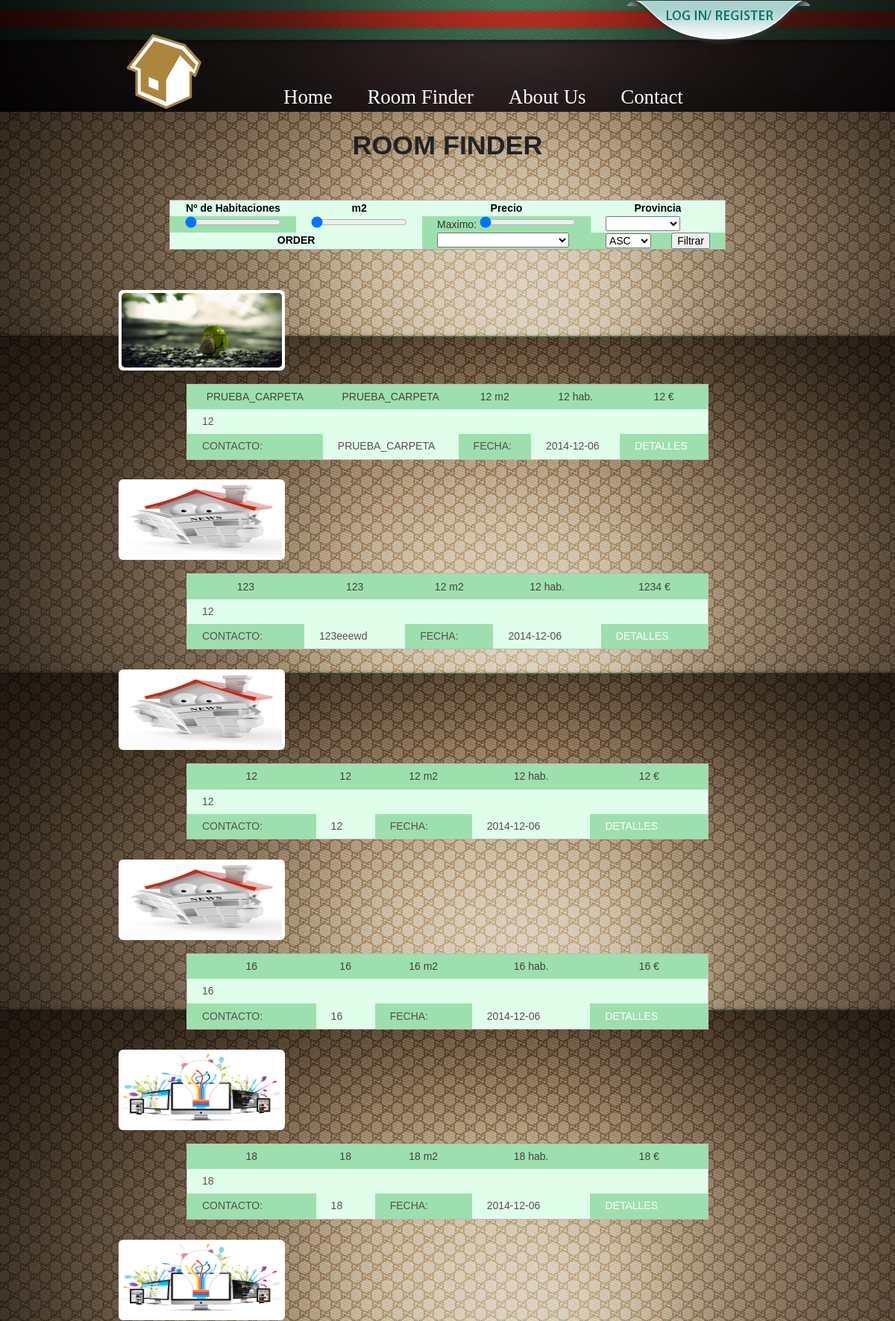
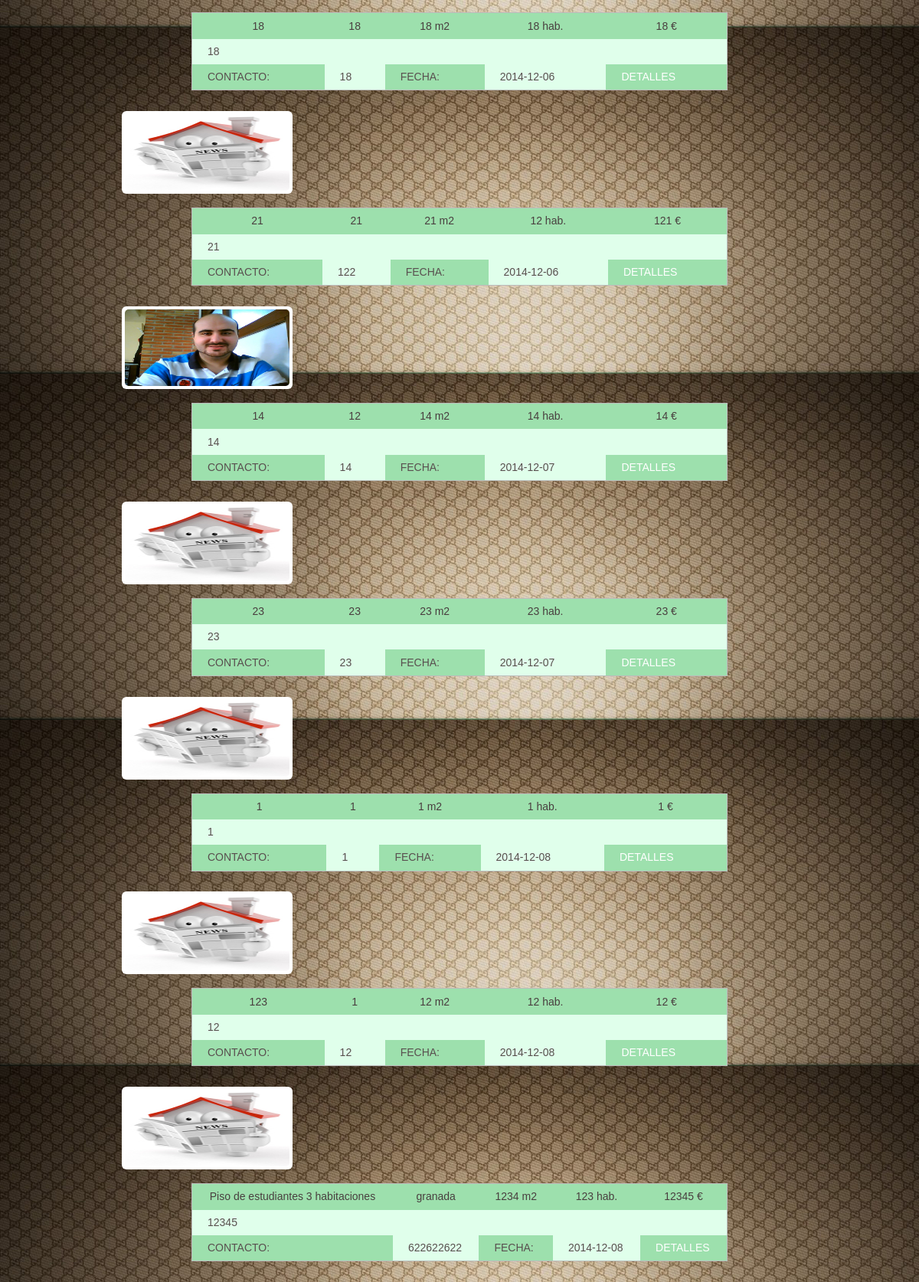
The page / on the database its author committed (2 pictures, top to bottom).
### tables this page shows
CREATE TABLE IF NOT EXISTS `inmobiliaria` (
`id` int(11) NOT NULL,
  `fecha_alta` date NOT NULL,
  `nombre_vivienda` varchar(160) NOT NULL,
  `provincia` varchar(30) NOT NULL,
  `direccion` varchar(60) NOT NULL,
  `telefono` varchar(20) DEFAULT NULL,
  `mail` varchar(60) NOT NULL,
  `tipo` enum('alquiler','venta') NOT NULL DEFAULT 'alquiler',
  `precio` int(11) NOT NULL,
  `m2` int(11) DEFAULT NULL,
  `n_hab` smallint(1) DEFAULT NULL,
  `descripcion` varchar(200) DEFAULT NULL
);

### clases/Leer.php (called while the page is built, shortened)
<?php
class Leer {
    public static function get($param, $filtrar=true) {
        if (isset($_GET[$param])) {
            $v = $_GET[$param];
            if (is_array($v)) {
                return Leer::leerArray($v);
            } else {
                if($filtrar)
                    return Leer::limpiar($v);
                else
                    return $v;
            }
        } else {
            return null;
        }
    }
}

### clases/ModeloInmobiliaria.php (called while the page is built, shortened)
<?php
class ModeloInmobiliaria {
    private $bd = null;
    private $tabla = "inmobiliaria";
    function __construct(BaseDatos $bd) {
        $this->bd = $bd;
    }
    function getList($condicion = "1=1", $parametros = array(), $orderBy = "1") {
        $list = array();
        $sql = "SELECT * FROM $this->tabla WHERE $condicion order by $orderBy";
        $result = $this->bd->setConsulta($sql, $parametros);
        if ($result) {
            while ($fila = $this->bd->getFila()) {
                $inmobiliaria = new Inmobiliaria();
                $inmobiliaria->set($fila);
                $list[] = $inmobiliaria;
            }
            return $list;
        }
        return null;
    }
}
?>

### clases/BaseDatos.php (called while the page is built, shortened)
<?php
class BaseDatos {
    private $conexion;
    private $sentencia;
    function __construct() {
        try {
            $this->conexion = new PDO('mysql:host=' . Configuracion::SERVIDOR . ';dbname=' . Configuracion::BASEDATOS,
                    Configuracion::USER,
                    Configuracion::PWD,
                    array(PDO::ATTR_PERSISTENT => true,
                            PDO::MYSQL_ATTR_INIT_COMMAND => 'set names utf8'));
        } catch (PDOException $e) {
            $this->conexion = null;
        }
    }
    function getFila() {
        if ($this->sentencia != null) {
            return $this->sentencia->fetch();
        }
        return false;
    }
    function setConsulta($consulta, $parametros = array()) {
        $this->sentencia = $this->conexion->prepare($consulta);
        return $this->sentencia->execute();
    }
}

### clases/Archivos.php (called while the page is built, shortened)
<?php
class Archivos {
static function devuelvePrimerFichero($id){
     $ruta=Configuracion::IMAGE_FOLDER.$id;
      if(file_exists($ruta)){
        $directorio=opendir($ruta);
            while ($archivo = readdir($directorio)){
                if($archivo!="." && $archivo!="..")
                {
                    return $archivo;
                }
        }
    }
 return -1;
}
}
?>

### clases/Inmobiliaria.php (called while the page is built, shortened)
<?php
class Inmobiliaria {
        private $id;
        private $fecha_alta;
        private $nombre_vivienda;
        private $provincia;
        private $telefono;
        private $precio ;
        private $m2;
        private $n_hab;
        private $descripcion;
    function __construct($id=null, $fecha_alta=null, $nombre_vivienda=null,
            $provincia=null, $direccion=null,$telefono=null, $mail=null,
            $tipo="alquiler", $precio=0, $m2=0, $n_hab=0,
            $descripcion=null){
        $this->id=$id;
        $this->fecha_alta= $fecha_alta;
        $this->nombre_vivienda= $nombre_vivienda;
        $this->provincia=$provincia;
        $this->telefono=$telefono;
        $this->precio=$precio ;
        $this->m2=$m2;
        $this->n_hab=$n_hab;
        $this->descripcion=$descripcion;
    }
    function set($datos, $inicio=0){
       $this->id=$datos[0+$inicio];
        $this->fecha_alta= $datos[1+$inicio];
        $this->nombre_vivienda=$datos[2+$inicio];
        $this->provincia=$datos[3+$inicio];
        $this->telefono=$datos[5+$inicio];
        $this->precio=$datos[8+$inicio];
        $this->m2=$datos[9+$inicio];
        $this->n_hab=$datos[10+$inicio];
        $this->descripcion=$datos[11+$inicio];
    }
    public function getId() {
        return $this->id;
    }
    public function getFecha_alta() {
        return $this->fecha_alta;
    }
    public function getNombre_vivienda() {
        return $this->nombre_vivienda;
    }
    public function getProvincia() {
        return $this->provincia;
    }
    public function getTelefono() {
        return $this->telefono;
    }
    public function getPrecio() {
        return $this->precio;
    }
    public function getM2() {
        return $this->m2;
    }
    public function getN_hab() {
        return $this->n_hab;
    }
    public function getDescripcion() {
        return $this->descripcion;
    }
}
?>

### index.php (the view, shortened to what this page needs)
<!DOCTYPE html>
<html lang="es">
    <head>
        <link rel="stylesheet" href="lightbox/css/screen.css">
        <link rel="stylesheet" href="lightbox/css/lightbox.css">
        <link rel="stylesheet"  type="text/css"  href="css/style.css" >
    </head>
    <body>
        <div id="caja_header">
            <header>
                <img id="logo" src="./images/logo.png" alt="Logo" />
                <nav>
                    <ul>
                        <li><a href="index.php">Home</a></li>
                        <li><a href="index.php">Room Finder</a></li>
                        <li><a href="#">About Us</a></li>
                        <li><a href="#">Contact</a></li>
                    </ul>
                </nav>
                <a href="index_backend.php"><img id="login" src="./images/login.png" alt="Log In"/></a>
            </header>
        </div>
        <div id="caja_contenido">
            <?php
            $condicion = "";
            $parametros = array();
            $orderby = "";
            if (!Leer::get("orderby"))
                $orderby = "1";
            else
                $orderby = Leer::get("orderby") . " " . Leer::get("order");
            $bd = new BaseDatos();
            $modelo = new ModeloInmobiliaria($bd);
            if ($condicion == "")
                $condicion = "1=1";
            $filas = $modelo->getList($condicion, $parametros, $orderby);
            ?>
            <center>
                <h1>ROOM FINDER</h1>
                <div id="div_search">
                    <form action="index.php" method="get" /> <br/>
                    <table class="tg2">
                        <tr>
                            <th class="tg-hgcj">Nº de Habitaciones</th>
                            <th class="tg-hgcj">m2</th>
                            <th class="tg-hgcj" >Precio</th>
                            <th class="tg-hgcj">Provincia</th>
                        </tr>
                        <tr>
                            <td class="tg-lkh3">
                                <input type="range" min="0" max="30" name="n_hab" value="0" onchange="updateValue(this)"/>
                            </td>
                            <td class="tg-tofn">
                                <input type="range" min="0" max="500" name="m2"  value="0" onchange="updateValue(this)"/>
                            </td>
                            <td  class="tg-lkh3"> Maximo:
                                <input type="range" min="0" max="300000" name="precio"  value="0" onchange="updateValue(this)"/>
                            </td>
                            <td  class="tg-tofn">
                                <select id="provincia" name="provincia">
                                    <option value=''></option>
                                    <option value='alava'>Alava</option>
                                </select>
                            </td>
                        </tr>
                        <tr>
                            <th class="tg-hgcj" colspan="2">ORDER</th>
                            <td class="tg-9thi">
                                <select id="order" name="orderby">
                                    <option value="id"></option>
                                    <option value="n_hab">Número de Habitaciones</option>
                                </select>
                            </td>
                            <td class="tg-9thi">
                                <select id="order" name="order">
                                    <option value="asc">ASC</option>
                                </select>
                                <input type="submit" value="Filtrar"/>
                            </td>
                        </tr>
                    </table>
                    <br/><br/>
                </div>
                <?php
                foreach ($filas as $indice => $objeto) {
                    $ruta = Configuracion::IMAGE_FOLDER . $objeto->getId() . "/";
                    $nombre_img = Archivos::devuelvePrimerFichero($objeto->getId());
                    if ($nombre_img != -1)
                        $imagen = $ruta . $nombre_img;
                    else
                        $imagen = "./images/default.png"
                        ?>
                    <div id="div_tablas">
                        <a width="100px" height="100px" style="float:left" class="example-image-link" href='<?php echo $imagen; ?>' data-lightbox="example-set1" data-title="<?php echo $objeto->getNombre_vivienda(); ?>">
                            <img class="example-image" src="<?php echo $imagen ?>" alt="" width="100px" height="100px" style="float:left"/>
                        </a>
                        <table class="tg">
                            <tr>
                                <th class="tg-031e" colspan="2"><?php echo $objeto->getNombre_vivienda(); ?></th>
                                <th class="tg-031e"><?php echo $objeto->getProvincia(); ?></th>
                                <th class="tg-031e"><?php echo $objeto->getM2(); ?>  m2</th>
                                <th class="tg-s6z2"><?php echo $objeto->getN_hab(); ?> hab.</th>
                                <th class="tg-031e" colspan="2"><?php echo $objeto->getPrecio(); ?> €</th>
                            </tr>
                            <tr>
                                <td class="tg-031e" colspan="7" rowspan="4"><?php echo $objeto->getDescripcion(); ?></td>
                            </tr>
                            <tr>
                            </tr>
                            <tr>
                                <td class="tg-bpwo">CONTACTO: </td>
                                <td class="tg-031e" colspan="2"><?php echo $objeto->getTelefono(); ?></td>
                                <td class="tg-bpwo">FECHA: </td>
                                <td class="tg-031e" colspan="2"><?php echo $objeto->getFecha_alta(); ?></td>
                                <td class="tg-bpwo"><a href="ver.php?id=<?php echo $objeto->getId(); ?>">DETALLES</a></td>
                            </tr>
                        </table>
                    </div>
                    <br/>
                <?php } ?>
            </center>
        </div>
    </body>
</html>

### lightbox/css/screen.css (style rules this page uses)
article,aside,details,figcaption,figure,footer,header,hgroup,main,nav,section,summary { display:block }
html { color:#000;font-family:sans-serif;-ms-text-size-adjust:100%;-webkit-text-size-adjust:100% }
body { margin:0 }
h1 { font-size:2em;margin:0.67em 0 }
img { border:0 }
button,input,select,textarea { font-family:inherit;font-size:100%;margin:0 }
button,input { line-height:normal }
button,select { text-transform:none }
button,html input[type='button'],input[type='reset'],input[type='submit'] { -webkit-appearance:button;cursor:pointer }
table { border-collapse:collapse;border-spacing:0 }
html { font:100%/1.5 "Karla","lucida grande",sans-serif,sans-serif;font-weight:400 }
@media (min-width: 40rem) { html { font-size:106% } }
@media (min-width: 64rem) { html { font-size:112% } }
body { color:#777 }
h1,h2,h3,h4,h5 { color:#222;line-height:1.2em;font-family:"Montserrat","Helvetica",sans-serif;font-weight:600 }
ul,ol { margin:0 0 1.25em 0 }
li { margin-bottom:2em }
a { color:#4ae;text-decoration:none }
*,*:before,*:after { -moz-box-sizing:border-box; }
body { margin:0;padding:0; }
.example-image-link { display:inline-block;padding:4px;margin:0 0.5rem 1rem 0.5rem;background-color:#fff;line-height:0;-webkit-transition:background-color 0.1s ease-out;-moz-transition:background-color 0.1s ease-out;-o-transition:background-color 0.1s ease-out;transition:background-color 0.1s ease-out;-webkit-border-radius:6px;-moz-border-radius:6px;-ms-border-radius:6px;-o-border-radius:6px;border-radius:6px }
.example-image { width:12rem;-webkit-border-radius:5px;-moz-border-radius:5px;-ms-border-radius:5px;-o-border-radius:5px;border-radius:5px }
ul { margin:0;text-align:left }
@media (min-width: 40rem) { ul { display:inline-block } }

### lightbox/css/lightbox.css (style rules this page uses)
body:after { content: url(../img/close.png) url(../img/loading.gif) url(../img/prev.png) url(../img/next.png); display: none; }

### css/style.css (style rules this page uses)
body { background-color: rgb(174, 113, 61); background-image: url(../images/backgr.jpg); color:#fff; }
#caja_header { width:100%; height: 150px; background-color: rgb(171, 212, 110); background-image: url(../images/head_backgr.jpg); }
#caja_contenido { width:100%; height:500px; }
header { width:1000px; height: 150px; margin: 0 auto; }
#logo { position:relative; top:45px; left:7%; }
#login { position: absolute; left:70%; top:0px; }
nav { position: relative; width:700px; font-family: cursive; font-size: 1.5em; left:20%; top:0px; }
nav ul li { list-style: none; display: inline-block; margin-left: 40px; }
a { text-decoration: none; color:white; }
table { border:0px solid white; margin:0 auto; color:white; }
table tr, th, td { border:0px solid white; }
#tab_edit tr,th,td { border:0px solid white; }
#div_tablas { width:75%; }
.tg { border-collapse:collapse;border-spacing:0;border-color:#bbb;border-width:1px;border-style:solid; height:102px; width:700px; }
.tg td { font-family:Arial, sans-serif;font-size:14px;padding:0px 20px;border-style:solid;border-width:0px;overflow:hidden;word-break:normal;border-color:#bbb;color:#594F4F;background-color:#E0FFEB; }
.tg th { font-family:Arial, sans-serif;font-size:14px;font-weight:normal;padding:0px 20px;border-style:solid;border-width:0px;overflow:hidden;word-break:normal;border-color:#bbb;color:#493F3F;background-color:#9DE0AD; }
.tg .tg-s6z2 { text-align:center }
.tg .tg-bpwo { background-color:#9de0ad }
.tg2 { border-collapse:collapse;border-spacing:0;border-color:#aaa;border-width:1px;border-style:solid; }
.tg2 td { font-family:Arial, sans-serif;font-size:14px;padding:0px 20px;border-style:solid;border-width:0px;overflow:hidden;word-break:normal;border-color:#aaa;color:#333;background-color:#fff; }
.tg2 th { font-family:Arial, sans-serif;font-size:14px;font-weight:normal;padding:0px 20px;border-style:solid;border-width:0px;overflow:hidden;word-break:normal;border-color:#aaa;color:#000;background-color:#E0FFEB; }
.tg2 .tg-lkh3 { background-color:#9de0ad }
.tg2 .tg-tofn { background-color:#E0FFEB }
.tg2 .tg-hgcj { font-weight:bold;text-align:center }
.tg2 .tg-9thi { background-color:#9de0ad }

### rows shown on the page
inmobiliaria: shows a picture, nombre_vivienda "PRUEBA_CARPETA", provincia "PRUEBA_CARPETA", m2 "12", n_hab "12", precio "12", descripcion "12", telefono "PRUEBA_CARPETA", fecha_alta "2014-12-06"
inmobiliaria: nombre_vivienda "123", provincia "123", m2 "12", n_hab "12", precio "1234", descripcion "12", telefono "123eeewd", fecha_alta "2014-12-06"
inmobiliaria: nombre_vivienda "12", provincia "12", m2 "12", n_hab "12", precio "12", descripcion "12", telefono "12", fecha_alta "2014-12-06"
inmobiliaria: nombre_vivienda "16", provincia "16", m2 "16", n_hab "16", precio "16", descripcion "16", telefono "16", fecha_alta "2014-12-06"
inmobiliaria: nombre_vivienda "18", provincia "18", m2 "18", n_hab "18", precio "18", descripcion "18", telefono "18", fecha_alta "2014-12-06"
inmobiliaria: nombre_vivienda "18", provincia "18", m2 "18", n_hab "18", precio "18", descripcion "18", telefono "18", fecha_alta "2014-12-06"
inmobiliaria: nombre_vivienda "21", provincia "21", m2 "21", n_hab "12", precio "121", descripcion "21", telefono "122", fecha_alta "2014-12-06"
inmobiliaria: shows a picture, nombre_vivienda "14", provincia "12", m2 "14", n_hab "14", precio "14", descripcion "14", telefono "14", fecha_alta "2014-12-07"
inmobiliaria: nombre_vivienda "23", provincia "23", m2 "23", n_hab "23", precio "23", descripcion "23", telefono "23", fecha_alta "2014-12-07"
inmobiliaria: nombre_vivienda "1", provincia "1", m2 "1", n_hab "1", precio "1", descripcion "1", telefono "1", fecha_alta "2014-12-08"
inmobiliaria: nombre_vivienda "123", provincia "1", m2 "12", n_hab "12", precio "12", descripcion "12", telefono "12", fecha_alta "2014-12-08"
inmobiliaria: nombre_vivienda "Piso de estudiantes 3 habitaciones", provincia "granada", m2 "1234", n_hab "123", precio "12345", descripcion "12345", telefono "622622622", fecha_alta "2014-12-08"
